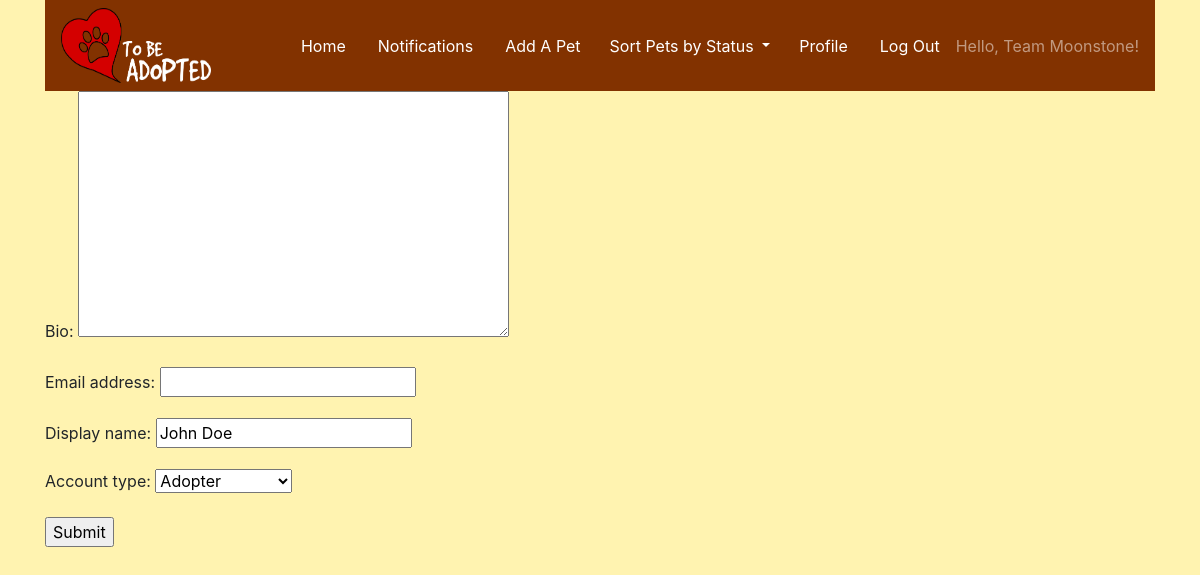
The app's page /edit/2/ (signed in) with its own data.
### tbauser/models.py (models this page shows, shortened)
class AdoptUser(AbstractUser):
   USER_CHOICES = [
       ('AD', 'Adopter'),
       ('SR', 'Shelter/Rescue'),
   ]
   display_name = models.CharField(max_length=50)
   bio = models.TextField()
   account_type = models.CharField(
       max_length=2, choices=USER_CHOICES, default='AD')
   favorites = models.ManyToManyField(Pet, related_name='favorite', symmetrical=False)

### tbauser/views.py (the view)
# urls.py: path('edit/<int:user_id>/', edit_user_view, name='edit_user'),
def edit_user_view(request, user_id):
    form = None
    html = 'edit_profile.html'
    instance = AdoptUser.objects.get(id=user_id)
    if request.method == 'POST':
        form = Edit(request.POST, instance=instance)
        if form.is_valid():
            form.save()
        return HttpResponseRedirect(reverse('user_detail', args=[instance.id]))
    else:
        form = Edit(instance=instance)
        return render(request, html, {'form': form})

### tbauser/forms.py
class Edit(forms.ModelForm):
    class Meta:
        model = AdoptUser
        fields = ['bio', 'email', 'display_name', 'account_type']

### templates/edit_profile.html
{% include 'base.html' %}
{% block content %}
    <div class="container">
        <form action="" method="POST">
        {% csrf_token %} {{ form.as_p }}
        <input type="submit" value="Submit" />
        </form>
    </div>
{% endblock %}

### templates/base.html (shortened to what this page needs)
<!DOCTYPE html>
<html lang="en">
  <head>
    <link
      rel="stylesheet"
      href="https://stackpath.bootstrapcdn.com/bootstrap/4.5.2/css/bootstrap.min.css"
    />
  </head>
  <body style="background-color: #fff3b0">
    {% load static %}
    <div class="container">
      <nav class="navbar navbar-dark" style="background-color: #823200">
        <img
          style="width: 150px; height: 75px"
          src="{% static 'images/tba_logo.png'%}"
          alt=""
        />
        {% if request.user.is_authenticated %}
        <div class="navbar-text">
          <ul class="nav justify-content-end align-items-center">
            <li class="nav-item">
              <a class="nav-link" href="/">Home</a>
            </li>
            {% if request.user.account_type == "SR" %}
            <li class="nav-item">
              <a class="nav-link" href="/notifications/">Notifications</a>
            </li>
            <li class="nav-item">
              <a class="nav-link" href="/pet/create/">Add A Pet</a>
            </li>
            {% else %}
            <li class="nav-item">
              <a class="nav-link" href="/favorites/{{request.user.id}}/"
                >Favorites</a
              >
            </li>
            {% endif %}
            <li class="nav-item">
              <div class="dropdown">
                <a
                  class="btn btn-inherit dropdown-toggle"
                  role="button"
                  id="dropdownMenuLink"
                  data-toggle="dropdown"
                  aria-haspopup="true"
                  aria-expanded="false"
                >
                  Sort Pets by Status
                </a>
              </div>
            </li>
            <li class="nav-item">
              <a class="nav-link" href="/user/{{request.user.id}}/">Profile</a>
            </li>
            <li class="nav-item">
              <a class="nav-link" href="/logout/">Log Out</a>
            </li>
            <li class="nav-item">Hello, {{request.user.display_name}}!</li>
          </ul>
        </div>
        {% endif %}
      </nav>
    </div>
  </body>
</html>

### records on screen
AdoptUser: user.display_name "Team Moonstone"
AdoptUser: display_name "John Doe", account_type "Adopter"
